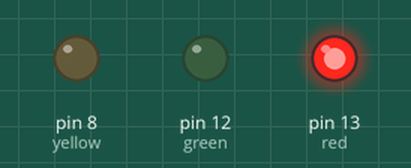
Simulated run of this sketch. Board: Arduino Uno, built with avr-gcc and run on an emulated ATmega328P. On the bench: output pins drawn as LEDs (lit = HIGH).

Above: at 2.5 s.
At 6.0 s:
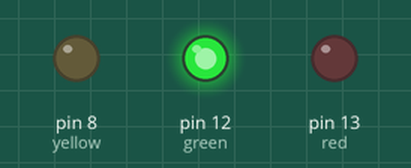
At 7.5 s:
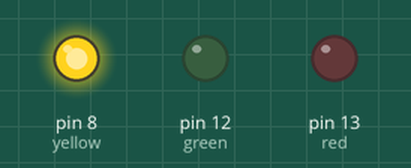
Timing chart, 0 to 10.4 s (numbered marks = the images above):
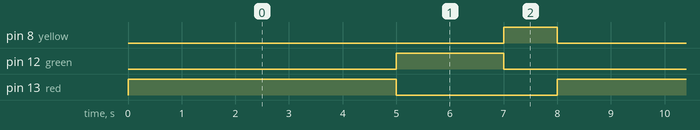

The sketch:

assignment1.ino
```cpp
int red=13;
int green=12;
int yellow=8;


void setup()
{

  pinMode(red,OUTPUT);
  pinMode(green,OUTPUT);
  pinMode(yellow,OUTPUT);

}

void loop()
{
  digitalWrite(red,HIGH);
  delay(5000);
    digitalWrite(red,LOW);

  digitalWrite(green,HIGH);
  delay(2000);
    digitalWrite(green,LOW);


  digitalWrite(yellow,HIGH);
  delay(1000);
    digitalWrite(yellow,LOW);

}
    
```

Measured:
- by itself, pin 8 (yellow): alternates HIGH for 1.0 s and LOW for 7.0 s
- by itself, pin 12 (green): alternates HIGH for 2.0 s and LOW for 6.0 s
- by itself, pin 13 (red): alternates HIGH for 5.0 s and LOW for 3.0 s
